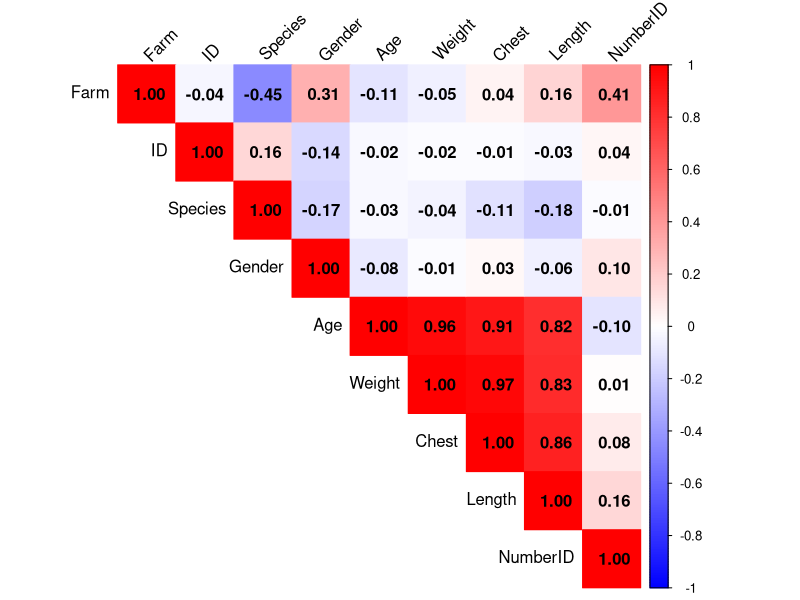
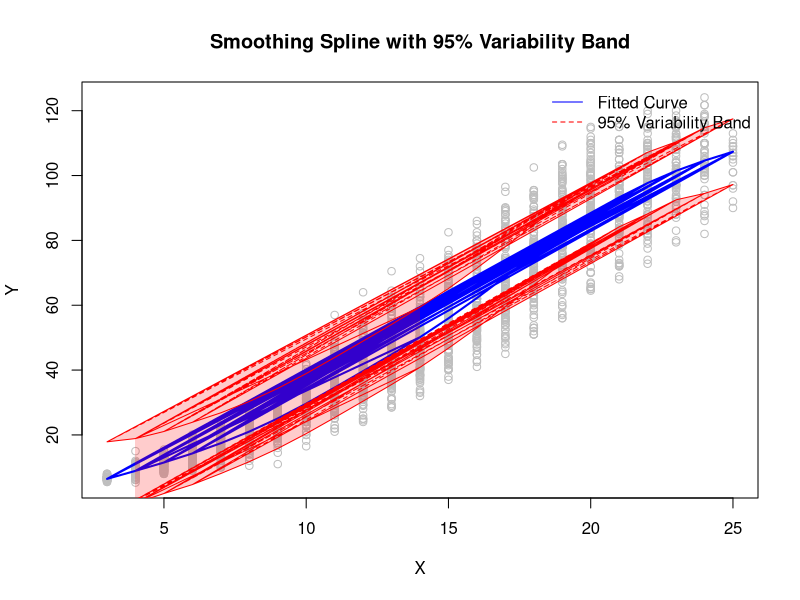
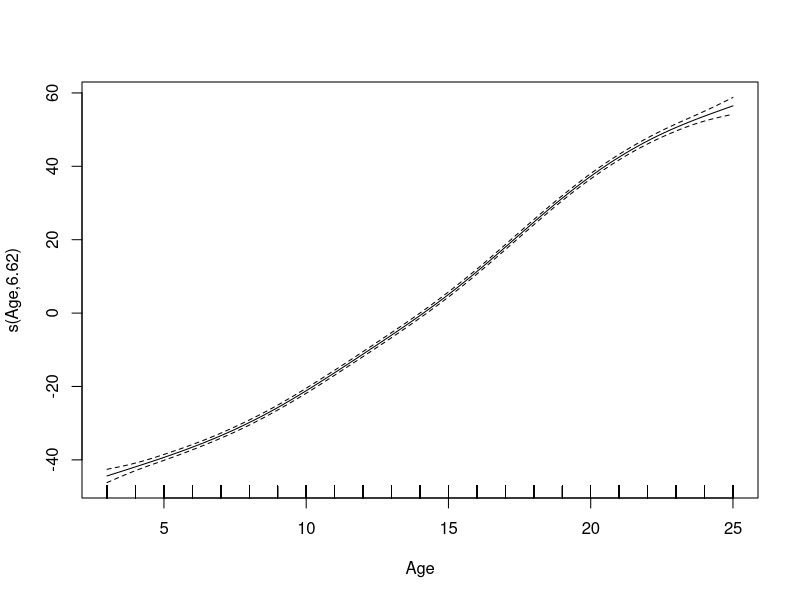
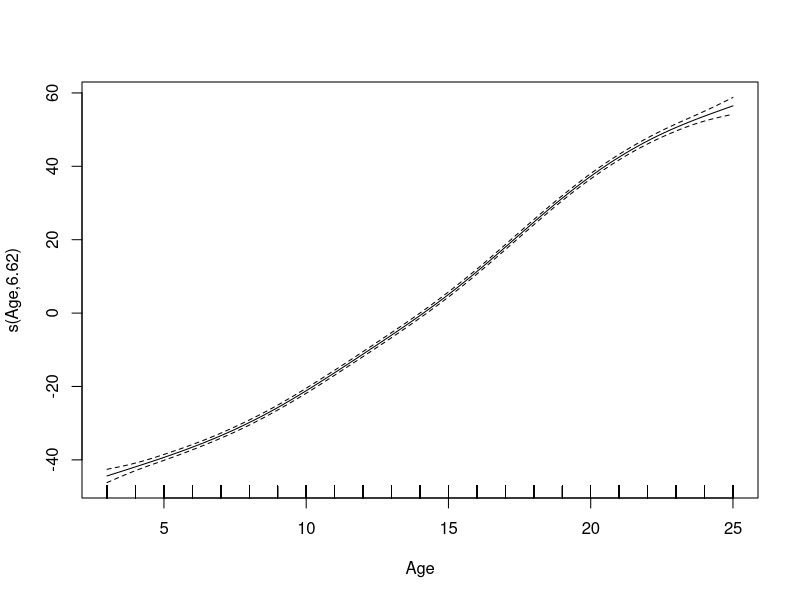

Write R code to recreate these figures, in order.
## ---- chunk 1
rm(list=ls())
graphics.off()
## ---- chunk 2
train=read.csv("pig_data_proj/train1.csv",sep=",")
test=read.csv("pig_data_proj/test1.csv",sep=",")
head(train)
## ---- chunk 3
summary(train)
## ---- chunk 4
# Fit models for imputation
chest_model <- lm(Chest ~ Age + Weight, data = train, na.action = na.exclude)
length_model <- lm(Length ~ Age + Weight, data = train, na.action = na.exclude)

# Predict missing values
train$Chest[is.na(train$Chest)] <- predict(chest_model, newdata = train[is.na(train$Chest), ])
train$Length[is.na(train$Length)] <- predict(length_model, newdata = train[is.na(train$Length), ])

## ---- chunk 5
# Calculate correlation matrix for numeric columns only
numeric_data <- train[, sapply(train, is.numeric)]
cor_matrix <- cor(numeric_data, use = "complete.obs")
## ---- chunk 6
library(corrplot)

# Plot the correlation matrix as a heatmap
corrplot(cor_matrix, method = "color", type = "upper", 
         tl.col = "black", tl.srt = 45,
         addCoef.col = "black", # Shows correlation coefficient values
         col = colorRampPalette(c("blue", "white", "red"))(200)) # Color scale
## ---- chunk 7
X=train$Age
Y=train$Weight

# Fit a smoothing spline
fit <- smooth.spline(X, Y)

# Extract fitted values
fitted_values <- predict(fit, X)$y

# Residual variance (sigma^2)
residuals <- Y - fitted_values
RSS <- sum(residuals^2)
n <- length(Y)
df <- fit$df
sigma_squared <- RSS / (n - df)

# Calculate standard errors for fitted values
B <- predict(fit, X, deriv = 0)$x  # Equivalent to basis matrix
H <- approx(x = fit$x, y = fit$lev, xout = X)$y      # Leverage from the smoothing spline
SE <- sqrt(H * sigma_squared)      # Standard errors for fitted values

# Check dimensions
length(fitted_values)  # From predict(fit, X)$y
length(SE)             # From sqrt(H * sigma_squared)

# Calculate 95% confidence intervals
ci_lower <- fitted_values - 1.96 * SE
ci_upper <- fitted_values + 1.96 * SE

sorted_X=sort(X)
# Plotting
plot(X, Y, main = "Smoothing Spline with 95% Variability Band", col = "gray")
lines(X, fitted_values, col = "blue", lwd = 2)
lines(X, ci_lower, col = "red", lty = 2)
lines(X, ci_upper, col = "red", lty = 2)
polygon(c(X, rev(X)), c(ci_upper, rev(ci_lower)), col = rgb(1, 0, 0, 0.2), border = NA)
legend("topright", legend = c("Fitted Curve", "95% Variability Band"),
       col = c("blue", "red"), lty = c(1, 2), bty = "n")

## ---- chunk 8
library(mgcv)

fit <- gam(Weight ~ s(Age), data = train)
# Résumé du modèle
summary(fit)
plot(fit)
## ---- chunk 9
fit2 <- gam(Weight ~ s(Age) + s(Chest) + s(Length), data = train)
# Résumé du modèle
summary(fit)
plot(fit)
## ---- chunk 10
fit$df.residual
fit2$df.residual
## ---- chunk 11

